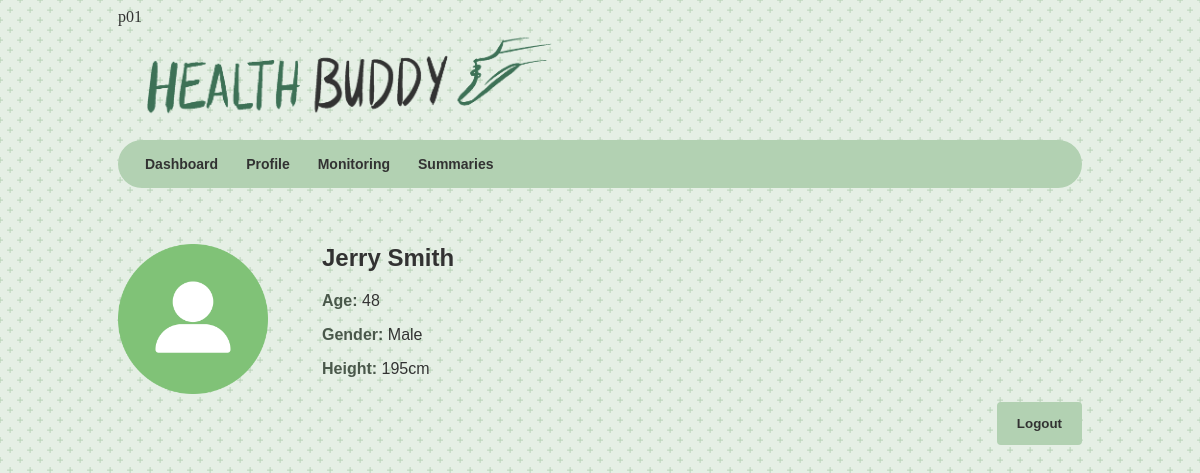
/profile.php (signed in), run on the app's committed database.
### tables this page shows
CREATE TABLE `GeneralData` (
  `id` text,
  `age` text,
  `firstName` text,
  `surname` text,
  `height` text,
  `gender` text,
  `A or B person` text,
  `maxHeartRate` text,
  `date` text,
  `minutes` text,
  `stride walk` text,
  `stride run` text
);

### profile.php (the view, shortened to what this page needs)
<!DOCTYPE html>
<?php
include "config.php";
		?>
<html>
<head><link href="css/projectStyle.css" type = "text/css" rel="stylesheet">
<link rel="stylesheet/less" type="text/css" href="css/sleepGraph.css" />
</head>
<body>
	<header>
    <img src="images/siteName.png" width="450" height="100"/>
	</header>
	<nav>
		<a href="index.php">Dashboard</a>
  		<a href="profile.php">Profile</a>
 	 	<a href="monitoring.php">Monitoring</a>
    <a href="active.php">Summaries</a>
	</nav>
	<br>
	<br>
	<img src="images/profile.png" width="150" height="150" class= "profilepic"/>
	<aside class = "profile">
	<h2>
			<?php
				$query = "SELECT * FROM GeneralData WHERE id = '". $_SESSION['uname'] . "'";
				mysqli_query($db, $query) or die('Error querying database.');
				$result = mysqli_query($db, $query);
				$row = mysqli_fetch_array($result);
	 			echo $row['firstName'] . ' ' . $row['surname'];
	 		?>
		</h2>
		<p>
		<?php
				echo  '<p> <b class = "greenTitle">Age: </b>' . $row['age'] . '</p> ';
				echo  '<p> <b class = "greenTitle">Gender: </b>' . $row['gender'] . '</p> ';
				echo  '<p> <b class = "greenTitle">Height: </b>' . $row['height'] . 'cm</p> ';
		?>
		</p>
	</aside>
	<section>
        <form method='post' action=""  class ="logout">
            <input type="submit" value="Logout" name="but_logout">
        </form>
	</section>
</body>
</html>

### css/projectStyle.css (style rules this page uses)
html { max-width: 980px; margin: auto; background-color: #dfecdf; opacity: 0.8; background: radial-gradient(circle, transparent 20%, #dfecdf 20%, #dfecdf 80%, transparent 80%, transparent), radial-gradient(circle, transparent 20%, #dfecdf 20%, #dfecdf 80%, transparent 80%, transparent) 10px 10px, linear-gradient(#a7caa6 0.8px, transparent 0.8px) 0 -0.4px, linear-gradient(90deg, #a7caa6 0.8px, #dfecdf 0.8px) -0.4px 0; background-size: 20px 20px, 20px 20px, 10px 10px, 10px 10px; }
body { height: 1000px; overflow:auto; }
header { font-family: "verdana"; padding: 5px; }
nav { background-color: #9fc69f; overflow: auto; padding: 15px; border-radius: 30px; }
a { padding: 12px; color: black; font-size: 14px; text-decoration: none; font-weight: bold; font-family: "arial"; }
.profilepic { display:inline-block; vertical-align:top; padding-top: 20px; }
.profile { display:inline-block; padding-left: 50px; font-family: "arial"; font-weight: normal; }
.greenTitle { color: #1D2F1F; }

### profile.php (style rules this page uses)
input[type=submit] { background-color: #9fc69f; color: black; font-weight: bold; padding: 14px 20px; margin: 8px 0; border: none; border-radius: 4px; cursor: pointer; float: right; }

### data on the page
generaldata: firstName "Jerry", surname "Smith", age "48", gender "Male", height "195"
